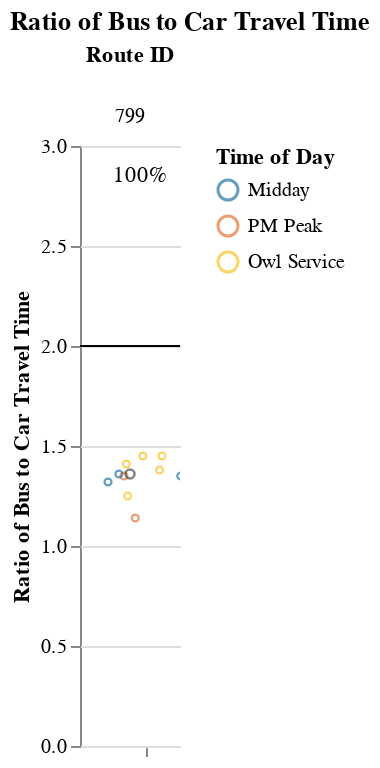
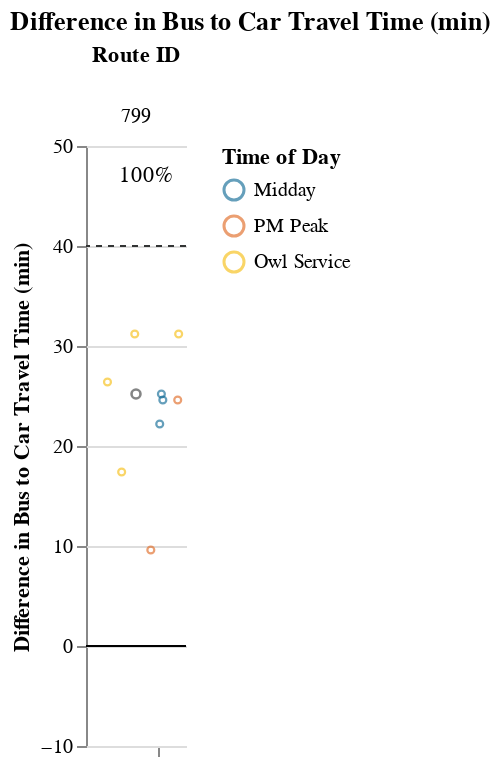

The cell these charts' notebook holds for them, in order:
### Markdown cell above
### Long Routes (> 1.5 hrs)

### Code cell
route_group = "long"
try:
    display_charts_for_route_group(df, route_group)
except:
    print("No routes meet this criteria.")

### Figure 1 — Vega-Lite specification as saved in the notebook (floating-point values rounded to 4 significant figures)
{"config": {"view": {"continuousWidth": 400, "continuousHeight": 300, "stroke": null}, "facet": {"spacing": 0}}, "data": {"name": "data-c31a4447072c7e529a9edfaa6380107d"}, "facet": {"column": {"field": "route_id", "sort": ["799"], "title": "Route ID", "type": "nominal"}}, "spec": {"layer": [{"mark": "rule", "encoding": {"color": {"value": "black"}, "y": {"field": "cutoff", "type": "quantitative"}}, "selection": {"selector005": {"type": "interval", "bind": "scales", "encodings": ["x", "y"]}}}, {"mark": {"type": "point", "opacity": 0.65, "size": 12, "strokeWidth": 1.1}, "encoding": {"color": {"field": "time_of_day", "scale": {"range": ["#136C97", "#E16B26", "#F6BF16", "#00896B", "#7790A3", "#5B559C"]}, "sort": ["AM Peak", "Midday", "PM Peak", "Owl Service"], "title": "Time of Day", "type": "nominal"}, "tooltip": [{"field": "route_id", "type": "nominal"}, {"field": "route_name", "type": "nominal"}, {"field": "trip_id", "type": "nominal"}, {"field": "service_hours", "type": "quantitative"}, {"field": "car_duration_hours", "type": "quantitative"}, {"field": "bus_multiplier", "type": "quantitative"}, {"field": "bus_difference", "type": "quantitative"}, {"field": "num_trips", "type": "quantitative"}, {"field": "num_competitive", "type": "quantitative"}, {"field": "pct_trips_competitive", "type": "quantitative"}, {"field": "pct_below_cutoff", "type": "quantitative"}, {"field": "p25", "type": "quantitative"}, {"field": "p50", "type": "quantitative"}, {"field": "p75", "type": "quantitative"}], "x": {"axis": {"grid": false, "labels": false, "ticks": true, "values": [0]}, "field": "jitter", "scale": {}, "title": null, "type": "quantitative"}, "y": {"field": "bus_multiplier", "scale": {"domain": [0, 3.0]}, "title": "Ratio of Bus to Car Travel Time", "type": "quantitative"}}, "transform": [{"calculate": "sqrt(-2*log(random()))*cos(2*PI*random())", "as": "jitter"}], "width": 50}, {"layer": [{"mark": {"type": "point", "opacity": 0.6, "size": 20, "strokeWidth": 1.3}, "encoding": {"color": {"value": "#323434"}, "y": {"field": "bus_multiplier", "type": "quantitative"}}, "transform": [{"filter": "(datum.p50_trip === 1)"}]}, {"mark": {"type": "text", "align": "center", "baseline": "middle"}, "encoding": {"color": {"value": "black"}, "text": {"field": "pct_trips_competitive", "format": ".0%", "type": "quantitative"}, "tooltip": [{"field": "route_id", "type": "nominal"}, {"field": "route_name", "type": "nominal"}, {"field": "trip_id", "type": "nominal"}, {"field": "service_hours", "type": "quantitative"}, {"field": "car_duration_hours", "type": "quantitative"}, {"field": "bus_multiplier", "type": "quantitative"}, {"field": "bus_difference", "type": "quantitative"}, {"field": "num_trips", "type": "quantitative"}, {"field": "num_competitive", "type": "quantitative"}, {"field": "pct_trips_competitive", "type": "quantitative"}, {"field": "pct_below_cutoff", "type": "quantitative"}, {"field": "p25", "type": "quantitative"}, {"field": "p50", "type": "quantitative"}, {"field": "p75", "type": "quantitative"}], "x": {"value": 30}, "y": {"value": 15}}, "transform": [{"calculate": "sqrt(-2*log(random()))*cos(2*PI*random())", "as": "jitter"}, {"filter": "(datum.fastest_trip === 1)"}]}]}]}, "resolve": {"scale": {"y": "shared"}}, "title": "Ratio of Bus to Car Travel Time", "$schema": "https://vega.github.io/schema/vega-lite/v4.17.0.json", "datasets": {"data-c31a4447072c7e529a9edfaa6380107d": [{"calitp_itp_id": 295, "trip_key": -3179394720470570773, "trip_id": "2046", "shape_id": "199", "route_id": "799", "service_hours": 1.32, "trip_first_departure_ts": 67500, "trip_last_arrival_ts": 72240, "departure_hour": 18, "time_of_day": "PM Peak", "p25": 1.54, "p50": 1.575, "p75": 1.623, "p50_trip": 0, "fastest_trip": 1, "car_duration_hours": 1.16, "competitive_route": 1, "bus_multiplier": 1.14, "bus_difference": 9.6, "num_trips": 10, "num_competitive": 10, "pct_trips_competitive": 1.0, "bus_difference_spread": 21.6, "route_group": "long", "max_trip_hrs": 1.68, "max_trip_route_group": 1.68, "below_cutoff": 10, "pct_below_cutoff": 1.0, "name": "City of Santa Clarita", "caltrans_district": "07 - Los Angeles", "drmt_organization_name": null, "route_name": "Los Angeles", "cutoff2": 40, "cutoff": 2}, {"calitp_itp_id": 295, "trip_key": -7877779950022626286, "trip_id": "3084", "shape_id": "197", "route_id": "799", "service_hours": 1.45, "trip_first_departure_ts": 17700, "trip_last_arrival_ts": 22920, "departure_hour": 4, "time_of_day": "Owl Service", "p25": 1.54, "p50": 1.575, "p75": 1.623, "p50_trip": 0, "fastest_trip": 0, "car_duration_hours": 1.16, "competitive_route": 1, "bus_multiplier": 1.25, "bus_difference": 17.4, "num_trips": 10, "num_competitive": 10, "pct_trips_competitive": 1.0, "bus_difference_spread": 21.6, "route_group": "long", "max_trip_hrs": 1.68, "max_trip_route_group": 1.68, "below_cutoff": 10, "pct_below_cutoff": 1.0, "name": "City of Santa Clarita", "caltrans_district": "07 - Los Angeles", "drmt_organization_name": null, "route_name": "Los Angeles", "cutoff2": 40, "cutoff": 2}, {"calitp_itp_id": 295, "trip_key": 4015009094993665047, "trip_id": "2032", "shape_id": "199", "route_id": "799", "service_hours": 1.53, "trip_first_departure_ts": 55320, "trip_last_arrival_ts": 60840, "departure_hour": 15, "time_of_day": "Midday", "p25": 1.54, "p50": 1.575, "p75": 1.623, "p50_trip": 0, "fastest_trip": 0, "car_duration_hours": 1.16, "competitive_route": 1, "bus_multiplier": 1.32, "bus_difference": 22.2, "num_trips": 10, "num_competitive": 10, "pct_trips_competitive": 1.0, "bus_difference_spread": 21.6, "route_group": "long", "max_trip_hrs": 1.68, "max_trip_route_group": 1.68, "below_cutoff": 10, "pct_below_cutoff": 1.0, "name": "City of Santa Clarita", "caltrans_district": "07 - Los Angeles", "drmt_organization_name": null, "route_name": "Los Angeles", "cutoff2": 40, "cutoff": 2}, {"calitp_itp_id": 295, "trip_key": 784686692096180704, "trip_id": "2034", "shape_id": "199", "route_id": "799", "service_hours": 1.57, "trip_first_departure_ts": 57720, "trip_last_arrival_ts": 63360, "departure_hour": 16, "time_of_day": "Midday", "p25": 1.54, "p50": 1.575, "p75": 1.623, "p50_trip": 0, "fastest_trip": 0, "car_duration_hours": 1.16, "competitive_route": 1, "bus_multiplier": 1.35, "bus_difference": 24.6, "num_trips": 10, "num_competitive": 10, "pct_trips_competitive": 1.0, "bus_difference_spread": 21.6, "route_group": "long", "max_trip_hrs": 1.68, "max_trip_route_group": 1.68, "below_cutoff": 10, "pct_below_cutoff": 1.0, "name": "City of Santa Clarita", "caltrans_district": "07 - Los Angeles", "drmt_organization_name": null, "route_name": "Los Angeles", "cutoff2": 40, "cutoff": 2}, {"calitp_itp_id": 295, "trip_key": 9086637474650507641, "trip_id": "3", "shape_id": "199", "route_id": "799", "service_hours": 1.57, "trip_first_departure_ts": 64800, "trip_last_arrival_ts": 70440, "departure_hour": 18, "time_of_day": "PM Peak", "p25": 1.54, "p50": 1.575, "p75": 1.623, "p50_trip": 0, "fastest_trip": 0, "car_duration_hours": 1.16, "competitive_route": 1, "bus_multiplier": 1.35, "bus_difference": 24.6, "num_trips": 10, "num_competitive": 10, "pct_trips_competitive": 1.0, "bus_difference_spread": 21.6, "route_group": "long", "max_trip_hrs": 1.68, "max_trip_route_group": 1.68, "below_cutoff": 10, "pct_below_cutoff": 1.0, "name": "City of Santa Clarita", "caltrans_district": "07 - Los Angeles", "drmt_organization_name": null, "route_name": "Los Angeles", "cutoff2": 40, "cutoff": 2}, {"calitp_itp_id": 295, "trip_key": -2901095108841560592, "trip_id": "2037", "shape_id": "199", "route_id": "799", "service_hours": 1.58, "trip_first_departure_ts": 60420, "trip_last_arrival_ts": 66120, "departure_hour": 16, "time_of_day": "Midday", "p25": 1.54, "p50": 1.575, "p75": 1.623, "p50_trip": 1, "fastest_trip": 0, "car_duration_hours": 1.16, "competitive_route": 1, "bus_multiplier": 1.36, "bus_difference": 25.2, "num_trips": 10, "num_competitive": 10, "pct_trips_competitive": 1.0, "bus_difference_spread": 21.6, "route_group": "long", "max_trip_hrs": 1.68, "max_trip_route_group": 1.68, "below_cutoff": 10, "pct_below_cutoff": 1.0, "name": "City of Santa Clarita", "caltrans_district": "07 - Los Angeles", "drmt_organization_name": null, "route_name": "Los Angeles", "cutoff2": 40, "cutoff": 2}, {"calitp_itp_id": 295, "trip_key": 383992982627805260, "trip_id": "3087", "shape_id": "197", "route_id": "799", "service_hours": 1.6, "trip_first_departure_ts": 20160, "trip_last_arrival_ts": 25920, "departure_hour": 5, "time_of_day": "Owl Service", "p25": 1.54, "p50": 1.575, "p75": 1.623, "p50_trip": 0, "fastest_trip": 0, "car_duration_hours": 1.16, "competitive_route": 1, "bus_multiplier": 1.38, "bus_difference": 26.4, "num_trips": 10, "num_competitive": 10, "pct_trips_competitive": 1.0, "bus_difference_spread": 21.6, "route_group": "long", "max_trip_hrs": 1.68, "max_trip_route_group": 1.68, "below_cutoff": 10, "pct_below_cutoff": 1.0, "name": "City of Santa Clarita", "caltrans_district": "07 - Los Angeles", "drmt_organization_name": null, "route_name": "Los Angeles", "cutoff2": 40, "cutoff": 2}, {"calitp_itp_id": 295, "trip_key": 7697920683286538959, "trip_id": "3089", "shape_id": "197", "route_id": "799", "service_hours": 1.63, "trip_first_departure_ts": 21660, "trip_last_arrival_ts": 27540, "departure_hour": 6, "time_of_day": "Owl Service", "p25": 1.54, "p50": 1.575, "p75": 1.623, "p50_trip": 0, "fastest_trip": 0, "car_duration_hours": 1.16, "competitive_route": 1, "bus_multiplier": 1.41, "bus_difference": 28.2, "num_trips": 10, "num_competitive": 10, "pct_trips_competitive": 1.0, "bus_difference_spread": 21.6, "route_group": "long", "max_trip_hrs": 1.68, "max_trip_route_group": 1.68, "below_cutoff": 10, "pct_below_cutoff": 1.0, "name": "City of Santa Clarita", "caltrans_district": "07 - Los Angeles", "drmt_organization_name": null, "route_name": "Los Angeles", "cutoff2": 40, "cutoff": 2}, {"calitp_itp_id": 295, "trip_key": 8048872997823966847, "trip_id": "3091", "shape_id": "197", "route_id": "799", "service_hours": 1.68, "trip_first_departure_ts": 23460, "trip_last_arrival_ts": 29520, "departure_hour": 6, "time_of_day": "Owl Service", "p25": 1.54, "p50": 1.575, "p75": 1.623, "p50_trip": 0, "fastest_trip": 0, "car_duration_hours": 1.16, "competitive_route": 1, "bus_multiplier": 1.45, "bus_difference": 31.2, "num_trips": 10, "num_competitive": 10, "pct_trips_competitive": 1.0, "bus_difference_spread": 21.6, "route_group": "long", "max_trip_hrs": 1.68, "max_trip_route_group": 1.68, "below_cutoff": 10, "pct_below_cutoff": 1.0, "name": "City of Santa Clarita", "caltrans_district": "07 - Los Angeles", "drmt_organization_name": null, "route_name": "Los Angeles", "cutoff2": 40, "cutoff": 2}, {"calitp_itp_id": 295, "trip_key": 1434291077239582702, "trip_id": "2024", "shape_id": "197", "route_id": "799", "service_hours": 1.68, "trip_first_departure_ts": 24660, "trip_last_arrival_ts": 30720, "departure_hour": 6, "time_of_day": "Owl Service", "p25": 1.54, "p50": 1.575, "p75": 1.623, "p50_trip": 0, "fastest_trip": 0, "car_duration_hours": 1.16, "competitive_route": 1, "bus_multiplier": 1.45, "bus_difference": 31.2, "num_trips": 10, "num_competitive": 10, "pct_trips_competitive": 1.0, "bus_difference_spread": 21.6, "route_group": "long", "max_trip_hrs": 1.68, "max_trip_route_group": 1.68, "below_cutoff": 10, "pct_below_cutoff": 1.0, "name": "City of Santa Clarita", "caltrans_district": "07 - Los Angeles", "drmt_organization_name": null, "route_name": "Los Angeles", "cutoff2": 40, "cutoff": 2}]}}

### Figure 2 — Vega-Lite specification as saved in the notebook (floating-point values rounded to 4 significant figures)
{"config": {"view": {"continuousWidth": 400, "continuousHeight": 300, "stroke": null}, "facet": {"spacing": 0}}, "data": {"name": "data-260601af950ddd456916b9dfcf66cdd8"}, "facet": {"column": {"field": "route_id", "sort": ["799"], "title": "Route ID", "type": "nominal"}}, "spec": {"layer": [{"mark": "rule", "encoding": {"color": {"value": "black"}, "y": {"field": "cutoff", "type": "quantitative"}}, "selection": {"selector006": {"type": "interval", "bind": "scales", "encodings": ["x", "y"]}}}, {"mark": {"type": "rule", "strokeDash": [3, 3]}, "encoding": {"color": {"value": "#323434"}, "y": {"field": "cutoff2", "type": "quantitative"}}}, {"mark": {"type": "point", "opacity": 0.65, "size": 12, "strokeWidth": 1.1}, "encoding": {"color": {"field": "time_of_day", "scale": {"range": ["#136C97", "#E16B26", "#F6BF16", "#00896B", "#7790A3", "#5B559C"]}, "sort": ["AM Peak", "Midday", "PM Peak", "Owl Service"], "title": "Time of Day", "type": "nominal"}, "tooltip": [{"field": "route_id", "type": "nominal"}, {"field": "route_name", "type": "nominal"}, {"field": "trip_id", "type": "nominal"}, {"field": "service_hours", "type": "quantitative"}, {"field": "car_duration_hours", "type": "quantitative"}, {"field": "bus_multiplier", "type": "quantitative"}, {"field": "bus_difference", "type": "quantitative"}, {"field": "num_trips", "type": "quantitative"}, {"field": "num_competitive", "type": "quantitative"}, {"field": "pct_trips_competitive", "type": "quantitative"}, {"field": "pct_below_cutoff", "type": "quantitative"}, {"field": "p25", "type": "quantitative"}, {"field": "p50", "type": "quantitative"}, {"field": "p75", "type": "quantitative"}], "x": {"axis": {"grid": false, "labels": false, "ticks": true, "values": [0]}, "field": "jitter", "scale": {}, "title": null, "type": "quantitative"}, "y": {"field": "bus_difference", "scale": {"domain": [-7.2, 46.8]}, "title": "Difference in Bus to Car Travel Time (min)", "type": "quantitative"}}, "transform": [{"calculate": "sqrt(-2*log(random()))*cos(2*PI*random())", "as": "jitter"}], "width": 50}, {"layer": [{"mark": {"type": "point", "opacity": 0.6, "size": 20, "strokeWidth": 1.3}, "encoding": {"color": {"value": "#323434"}, "y": {"field": "bus_difference", "type": "quantitative"}}, "transform": [{"filter": "(datum.p50_trip === 1)"}]}, {"mark": {"type": "text", "align": "center", "baseline": "middle"}, "encoding": {"color": {"value": "black"}, "text": {"field": "pct_trips_competitive", "format": ".0%", "type": "quantitative"}, "tooltip": [{"field": "route_id", "type": "nominal"}, {"field": "route_name", "type": "nominal"}, {"field": "trip_id", "type": "nominal"}, {"field": "service_hours", "type": "quantitative"}, {"field": "car_duration_hours", "type": "quantitative"}, {"field": "bus_multiplier", "type": "quantitative"}, {"field": "bus_difference", "type": "quantitative"}, {"field": "num_trips", "type": "quantitative"}, {"field": "num_competitive", "type": "quantitative"}, {"field": "pct_trips_competitive", "type": "quantitative"}, {"field": "pct_below_cutoff", "type": "quantitative"}, {"field": "p25", "type": "quantitative"}, {"field": "p50", "type": "quantitative"}, {"field": "p75", "type": "quantitative"}], "x": {"value": 30}, "y": {"value": 15}}, "transform": [{"calculate": "sqrt(-2*log(random()))*cos(2*PI*random())", "as": "jitter"}, {"filter": "(datum.fastest_trip === 1)"}]}]}]}, "resolve": {"scale": {"y": "shared"}}, "title": "Difference in Bus to Car Travel Time (min)", "$schema": "https://vega.github.io/schema/vega-lite/v4.17.0.json", "datasets": {"data-260601af950ddd456916b9dfcf66cdd8": [{"calitp_itp_id": 295, "trip_key": -3179394720470570773, "trip_id": "2046", "shape_id": "199", "route_id": "799", "service_hours": 1.32, "trip_first_departure_ts": 67500, "trip_last_arrival_ts": 72240, "departure_hour": 18, "time_of_day": "PM Peak", "p25": 1.54, "p50": 1.575, "p75": 1.623, "p50_trip": 0, "fastest_trip": 1, "car_duration_hours": 1.16, "competitive_route": 1, "bus_multiplier": 1.14, "bus_difference": 9.6, "num_trips": 10, "num_competitive": 10, "pct_trips_competitive": 1.0, "bus_difference_spread": 21.6, "route_group": "long", "max_trip_hrs": 1.68, "max_trip_route_group": 1.68, "below_cutoff": 10, "pct_below_cutoff": 1.0, "name": "City of Santa Clarita", "caltrans_district": "07 - Los Angeles", "drmt_organization_name": null, "route_name": "Los Angeles", "cutoff2": 40, "cutoff": 0}, {"calitp_itp_id": 295, "trip_key": -7877779950022626286, "trip_id": "3084", "shape_id": "197", "route_id": "799", "service_hours": 1.45, "trip_first_departure_ts": 17700, "trip_last_arrival_ts": 22920, "departure_hour": 4, "time_of_day": "Owl Service", "p25": 1.54, "p50": 1.575, "p75": 1.623, "p50_trip": 0, "fastest_trip": 0, "car_duration_hours": 1.16, "competitive_route": 1, "bus_multiplier": 1.25, "bus_difference": 17.4, "num_trips": 10, "num_competitive": 10, "pct_trips_competitive": 1.0, "bus_difference_spread": 21.6, "route_group": "long", "max_trip_hrs": 1.68, "max_trip_route_group": 1.68, "below_cutoff": 10, "pct_below_cutoff": 1.0, "name": "City of Santa Clarita", "caltrans_district": "07 - Los Angeles", "drmt_organization_name": null, "route_name": "Los Angeles", "cutoff2": 40, "cutoff": 0}, {"calitp_itp_id": 295, "trip_key": 4015009094993665047, "trip_id": "2032", "shape_id": "199", "route_id": "799", "service_hours": 1.53, "trip_first_departure_ts": 55320, "trip_last_arrival_ts": 60840, "departure_hour": 15, "time_of_day": "Midday", "p25": 1.54, "p50": 1.575, "p75": 1.623, "p50_trip": 0, "fastest_trip": 0, "car_duration_hours": 1.16, "competitive_route": 1, "bus_multiplier": 1.32, "bus_difference": 22.2, "num_trips": 10, "num_competitive": 10, "pct_trips_competitive": 1.0, "bus_difference_spread": 21.6, "route_group": "long", "max_trip_hrs": 1.68, "max_trip_route_group": 1.68, "below_cutoff": 10, "pct_below_cutoff": 1.0, "name": "City of Santa Clarita", "caltrans_district": "07 - Los Angeles", "drmt_organization_name": null, "route_name": "Los Angeles", "cutoff2": 40, "cutoff": 0}, {"calitp_itp_id": 295, "trip_key": 784686692096180704, "trip_id": "2034", "shape_id": "199", "route_id": "799", "service_hours": 1.57, "trip_first_departure_ts": 57720, "trip_last_arrival_ts": 63360, "departure_hour": 16, "time_of_day": "Midday", "p25": 1.54, "p50": 1.575, "p75": 1.623, "p50_trip": 0, "fastest_trip": 0, "car_duration_hours": 1.16, "competitive_route": 1, "bus_multiplier": 1.35, "bus_difference": 24.6, "num_trips": 10, "num_competitive": 10, "pct_trips_competitive": 1.0, "bus_difference_spread": 21.6, "route_group": "long", "max_trip_hrs": 1.68, "max_trip_route_group": 1.68, "below_cutoff": 10, "pct_below_cutoff": 1.0, "name": "City of Santa Clarita", "caltrans_district": "07 - Los Angeles", "drmt_organization_name": null, "route_name": "Los Angeles", "cutoff2": 40, "cutoff": 0}, {"calitp_itp_id": 295, "trip_key": 9086637474650507641, "trip_id": "3", "shape_id": "199", "route_id": "799", "service_hours": 1.57, "trip_first_departure_ts": 64800, "trip_last_arrival_ts": 70440, "departure_hour": 18, "time_of_day": "PM Peak", "p25": 1.54, "p50": 1.575, "p75": 1.623, "p50_trip": 0, "fastest_trip": 0, "car_duration_hours": 1.16, "competitive_route": 1, "bus_multiplier": 1.35, "bus_difference": 24.6, "num_trips": 10, "num_competitive": 10, "pct_trips_competitive": 1.0, "bus_difference_spread": 21.6, "route_group": "long", "max_trip_hrs": 1.68, "max_trip_route_group": 1.68, "below_cutoff": 10, "pct_below_cutoff": 1.0, "name": "City of Santa Clarita", "caltrans_district": "07 - Los Angeles", "drmt_organization_name": null, "route_name": "Los Angeles", "cutoff2": 40, "cutoff": 0}, {"calitp_itp_id": 295, "trip_key": -2901095108841560592, "trip_id": "2037", "shape_id": "199", "route_id": "799", "service_hours": 1.58, "trip_first_departure_ts": 60420, "trip_last_arrival_ts": 66120, "departure_hour": 16, "time_of_day": "Midday", "p25": 1.54, "p50": 1.575, "p75": 1.623, "p50_trip": 1, "fastest_trip": 0, "car_duration_hours": 1.16, "competitive_route": 1, "bus_multiplier": 1.36, "bus_difference": 25.2, "num_trips": 10, "num_competitive": 10, "pct_trips_competitive": 1.0, "bus_difference_spread": 21.6, "route_group": "long", "max_trip_hrs": 1.68, "max_trip_route_group": 1.68, "below_cutoff": 10, "pct_below_cutoff": 1.0, "name": "City of Santa Clarita", "caltrans_district": "07 - Los Angeles", "drmt_organization_name": null, "route_name": "Los Angeles", "cutoff2": 40, "cutoff": 0}, {"calitp_itp_id": 295, "trip_key": 383992982627805260, "trip_id": "3087", "shape_id": "197", "route_id": "799", "service_hours": 1.6, "trip_first_departure_ts": 20160, "trip_last_arrival_ts": 25920, "departure_hour": 5, "time_of_day": "Owl Service", "p25": 1.54, "p50": 1.575, "p75": 1.623, "p50_trip": 0, "fastest_trip": 0, "car_duration_hours": 1.16, "competitive_route": 1, "bus_multiplier": 1.38, "bus_difference": 26.4, "num_trips": 10, "num_competitive": 10, "pct_trips_competitive": 1.0, "bus_difference_spread": 21.6, "route_group": "long", "max_trip_hrs": 1.68, "max_trip_route_group": 1.68, "below_cutoff": 10, "pct_below_cutoff": 1.0, "name": "City of Santa Clarita", "caltrans_district": "07 - Los Angeles", "drmt_organization_name": null, "route_name": "Los Angeles", "cutoff2": 40, "cutoff": 0}, {"calitp_itp_id": 295, "trip_key": 7697920683286538959, "trip_id": "3089", "shape_id": "197", "route_id": "799", "service_hours": 1.63, "trip_first_departure_ts": 21660, "trip_last_arrival_ts": 27540, "departure_hour": 6, "time_of_day": "Owl Service", "p25": 1.54, "p50": 1.575, "p75": 1.623, "p50_trip": 0, "fastest_trip": 0, "car_duration_hours": 1.16, "competitive_route": 1, "bus_multiplier": 1.41, "bus_difference": 28.2, "num_trips": 10, "num_competitive": 10, "pct_trips_competitive": 1.0, "bus_difference_spread": 21.6, "route_group": "long", "max_trip_hrs": 1.68, "max_trip_route_group": 1.68, "below_cutoff": 10, "pct_below_cutoff": 1.0, "name": "City of Santa Clarita", "caltrans_district": "07 - Los Angeles", "drmt_organization_name": null, "route_name": "Los Angeles", "cutoff2": 40, "cutoff": 0}, {"calitp_itp_id": 295, "trip_key": 8048872997823966847, "trip_id": "3091", "shape_id": "197", "route_id": "799", "service_hours": 1.68, "trip_first_departure_ts": 23460, "trip_last_arrival_ts": 29520, "departure_hour": 6, "time_of_day": "Owl Service", "p25": 1.54, "p50": 1.575, "p75": 1.623, "p50_trip": 0, "fastest_trip": 0, "car_duration_hours": 1.16, "competitive_route": 1, "bus_multiplier": 1.45, "bus_difference": 31.2, "num_trips": 10, "num_competitive": 10, "pct_trips_competitive": 1.0, "bus_difference_spread": 21.6, "route_group": "long", "max_trip_hrs": 1.68, "max_trip_route_group": 1.68, "below_cutoff": 10, "pct_below_cutoff": 1.0, "name": "City of Santa Clarita", "caltrans_district": "07 - Los Angeles", "drmt_organization_name": null, "route_name": "Los Angeles", "cutoff2": 40, "cutoff": 0}, {"calitp_itp_id": 295, "trip_key": 1434291077239582702, "trip_id": "2024", "shape_id": "197", "route_id": "799", "service_hours": 1.68, "trip_first_departure_ts": 24660, "trip_last_arrival_ts": 30720, "departure_hour": 6, "time_of_day": "Owl Service", "p25": 1.54, "p50": 1.575, "p75": 1.623, "p50_trip": 0, "fastest_trip": 0, "car_duration_hours": 1.16, "competitive_route": 1, "bus_multiplier": 1.45, "bus_difference": 31.2, "num_trips": 10, "num_competitive": 10, "pct_trips_competitive": 1.0, "bus_difference_spread": 21.6, "route_group": "long", "max_trip_hrs": 1.68, "max_trip_route_group": 1.68, "below_cutoff": 10, "pct_below_cutoff": 1.0, "name": "City of Santa Clarita", "caltrans_district": "07 - Los Angeles", "drmt_organization_name": null, "route_name": "Los Angeles", "cutoff2": 40, "cutoff": 0}]}}
